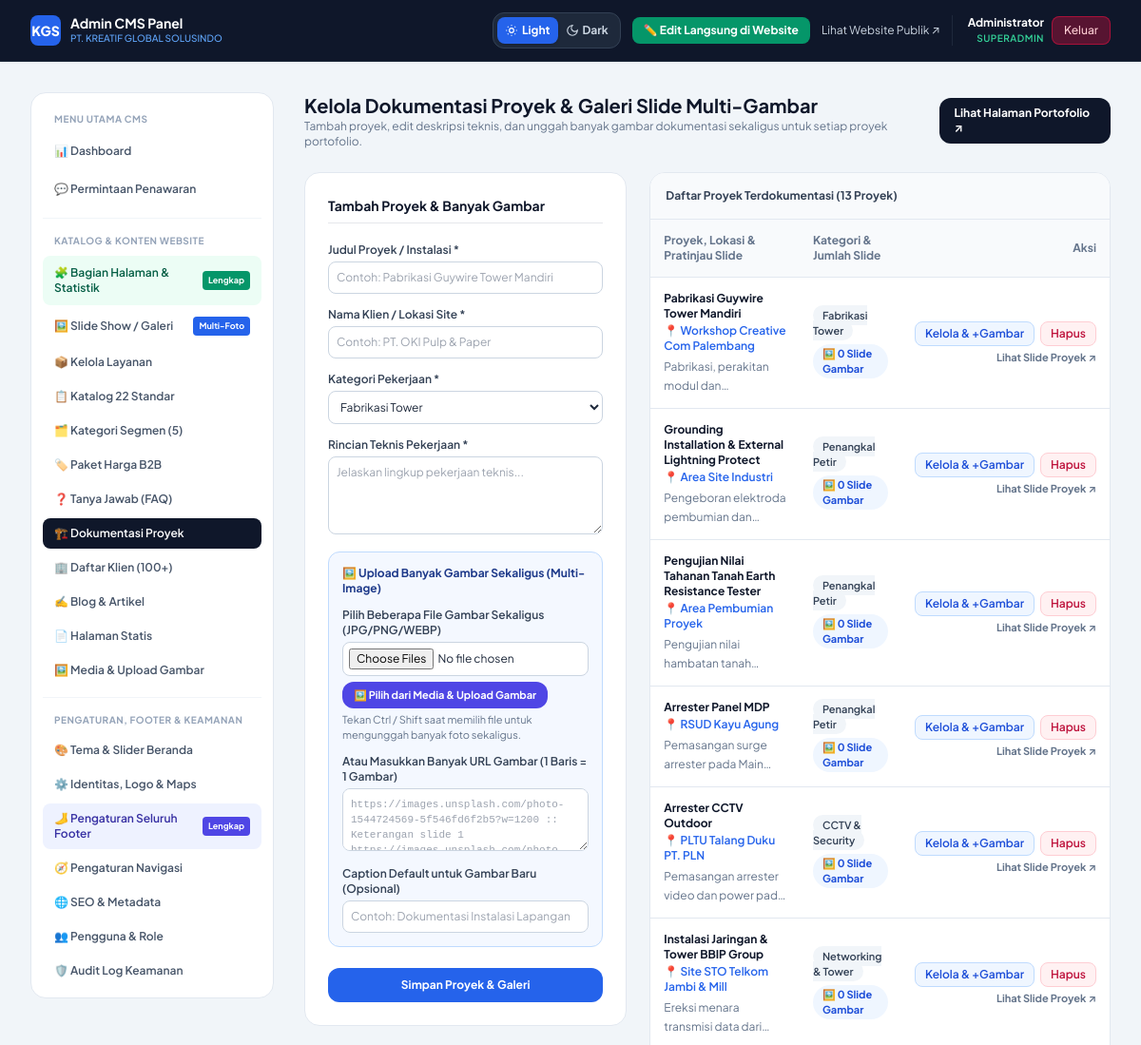
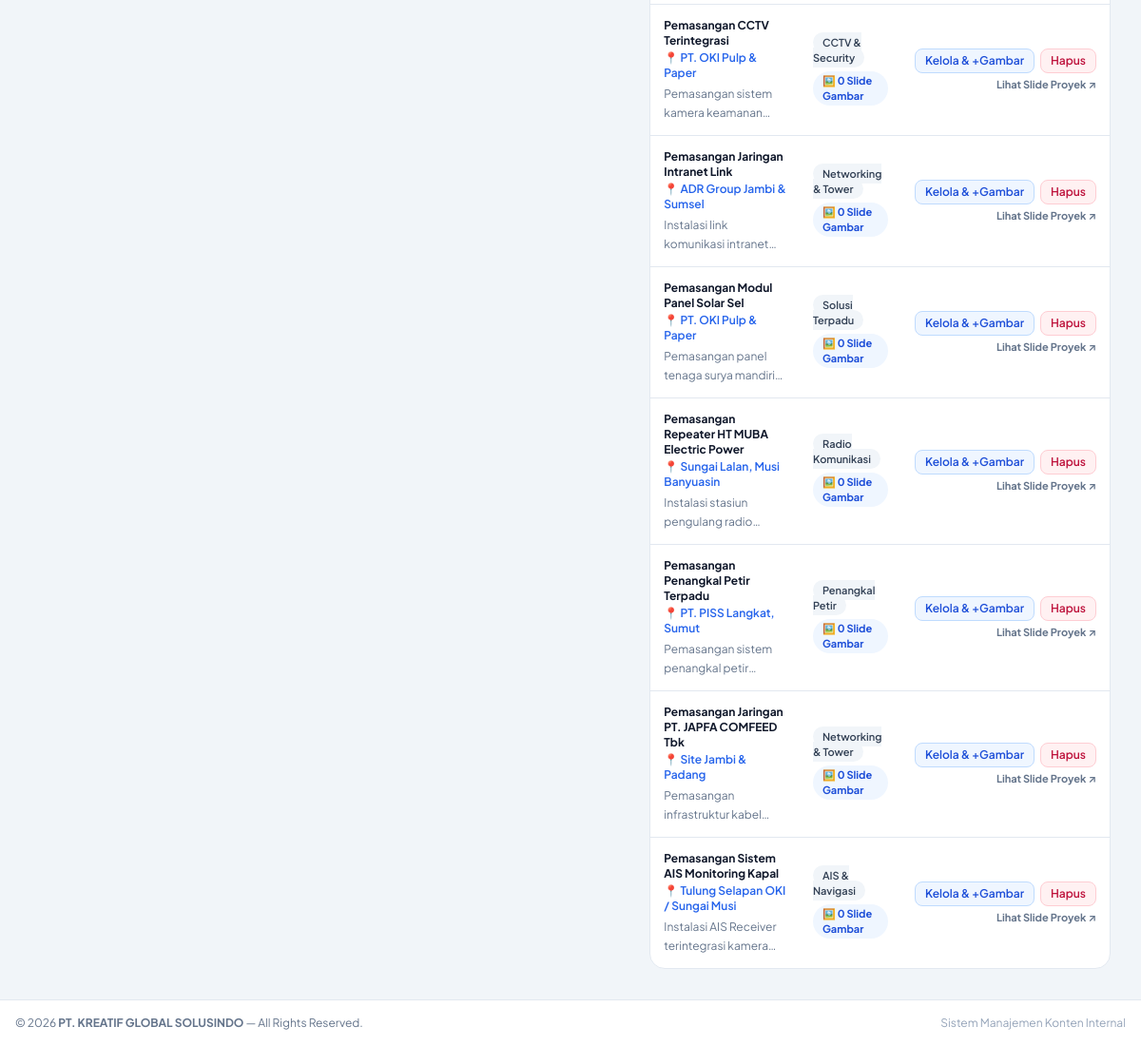
Page /admin/portfolio.php (signed in) on the committed database (2 pictures, top to bottom).
### tables this page shows
CREATE TABLE IF NOT EXISTS `site_settings` (
  `id` INT AUTO_INCREMENT PRIMARY KEY,
  `group_name` VARCHAR(50) NOT NULL DEFAULT 'general',
  `key_name` VARCHAR(60) NOT NULL UNIQUE,
  `key_value` LONGTEXT,
  `updated_at` DATETIME DEFAULT CURRENT_TIMESTAMP ON UPDATE CURRENT_TIMESTAMP
);

CREATE TABLE IF NOT EXISTS `projects` (
  `id` INT AUTO_INCREMENT PRIMARY KEY,
  `title` VARCHAR(150) NOT NULL,
  `client_or_location` VARCHAR(150) NOT NULL,
  `description` TEXT,
  `category` VARCHAR(100) NOT NULL,
  `pdf_page` INT NOT NULL DEFAULT 18,
  `image_url` VARCHAR(255) DEFAULT NULL,
  `created_at` DATETIME DEFAULT CURRENT_TIMESTAMP
);

### admin/portofolio.php (the view, shortened to what the rows shown need)
<?php
require_once __DIR__ . '/layout-header.php';
require_once __DIR__ . '/../includes/upload.php';
ensure_portfolio_images_table($pdo);
$edit_data = null;
$category_filter = $_GET['cat'] ?? '';
$projects = get_portfolio_projects($pdo, (string)$category_filter);
?>
<div class="flex flex-col sm:flex-row items-start sm:items-center justify-between gap-4">
    <div>
        <h1 class="text-xl font-bold text-slate-900">Kelola Dokumentasi Proyek &amp; Galeri Slide Multi-Gambar</h1>
    </div>
</div>
<div class="grid grid-cols-1 lg:grid-cols-12 gap-6">
    <div class="lg:col-span-5 bg-white rounded-2xl border border-slate-200 p-6 shadow-xs h-fit space-y-5">
        <div class="flex items-center justify-between pb-2 border-b">
            <h2 class="font-bold text-slate-900 text-sm">
                <?= $edit_data ? 'Edit Proyek & Tambah Banyak Gambar' : 'Tambah Proyek & Banyak Gambar' ?>
            </h2>
        </div>
    </div>
    <div class="lg:col-span-7 bg-white rounded-2xl border border-slate-200 overflow-hidden shadow-xs h-fit">
        <div class="overflow-x-auto">
            <table class="w-full text-left border-collapse text-xs">
                <thead>
                    <tr class="bg-slate-50 border-b border-slate-200 text-slate-500">
                        <th class="p-3.5">Proyek, Lokasi &amp; Pratinjau Slide</th>
                        <th class="p-3.5">Kategori &amp; Jumlah Slide</th>
                        <th class="p-3.5 text-right">Aksi</th>
                    </tr>
                </thead>
                <tbody class="divide-y divide-slate-200">
                    <?php foreach ($projects as $p):
                        $p_imgs = $p['images'] ?? [];
                    ?>
                        <tr class="hover:bg-slate-50">
                            <td class="p-3.5">
                                <div class="flex items-start gap-3">
                                    <div>
                                        <div class="font-bold text-slate-900"><?= e($p['title']) ?></div>
                                        <div class="text-blue-600 font-semibold mt-0.5">📍 <?= e($p['client_or_location']) ?></div>
                                        <p class="text-slate-500 mt-1 leading-relaxed line-clamp-2"><?= e($p['description']) ?></p>
                                    </div>
                                </div>
                            </td>
                            <td class="p-3.5 space-y-1.5">
                                <div>
                                    <span class="px-2.5 py-1 rounded-full bg-slate-100 text-slate-700 font-semibold text-[11px]">
                                        <?= e($p['category']) ?>
                                    </span>
                                </div>
                                <div>
                                    <span class="inline-flex items-center gap-1 px-2.5 py-0.5 rounded-full bg-blue-50 text-blue-700 font-bold text-[11px]">
                                        🖼️ <?= count($p_imgs) ?> Slide Gambar
                                    </span>
                                </div>
                            </td>
                            <td class="p-3.5 text-right whitespace-nowrap space-y-1">
                                <div>
                                    <a href="portofolio.php?edit_id=<?= (int)$p['id'] ?>" class="inline-block px-2.5 py-1 bg-blue-50 hover:bg-blue-100 text-blue-700 border border-blue-200 rounded-lg font-semibold mr-1">
                                        Kelola &amp; +Gambar
                                    </a>
                                    <form method="POST" class="inline" onsubmit="return confirm('Hapus dokumentasi proyek ini beserta seluruh gambarnya?');">
                                        <button type="submit" class="px-2.5 py-1 bg-rose-50 hover:bg-rose-100 text-rose-700 border border-rose-200 rounded-lg font-semibold cursor-pointer">
                                            Hapus
                                        </button>
                                    </form>
                                </div>
                                <div>
                                    <a href="../portofolio.php?id=<?= (int)$p['id'] ?>" target="_blank" class="text-[11px] font-bold text-slate-500 hover:text-blue-600">
                                        Lihat Slide Proyek &nearr;
                                    </a>
                                </div>
                            </td>
                        </tr>
                    <?php endforeach; ?>
                </tbody>
            </table>
        </div>
    </div>
</div>
<?php require_once __DIR__ . '/layout-footer.php'; ?>

### admin/layout-header.php (shortened to what the rows shown need)
<?php
require_once __DIR__ . '/../config/database.php';
$company_name = get_setting($pdo, 'company_name', 'PT. KREATIF GLOBAL SOLUSINDO');
?>
<!DOCTYPE html>
<html lang="id">
<head>
    <script src="https://cdn.tailwindcss.com"></script>
    <link rel="stylesheet" href="../assets/fonts/fonts.css">
    <link rel="stylesheet" href="../assets/css/style.css">
</head>
<body class="bg-slate-100 dark:bg-slate-950 min-h-screen flex flex-col text-slate-800 dark:text-slate-100 transition-colors duration-200">
    <header class="bg-slate-900 text-white border-b border-slate-800 sticky top-0 z-40 shadow-sm">
        <div class="max-w-7xl mx-auto px-4 sm:px-6 lg:px-8 h-16 flex items-center justify-between gap-4">
            <div class="flex items-center gap-3">
                <a href="index.php" class="flex items-center gap-2.5">
                    <div>
                        <span class="font-bold text-sm block leading-tight">Admin CMS Panel</span>
                        <span class="text-[10px] text-blue-400 font-medium block"><?= e($company_name) ?></span>
                    </div>
                </a>
            </div>
        </div>
    </header>
    <div class="max-w-7xl mx-auto px-4 sm:px-6 lg:px-8 py-8 flex-1 w-full flex flex-col md:flex-row gap-8">
        <main class="flex-1 space-y-6">

### admin/layout-footer.php (shortened to what the rows shown need)
        </main>
    </div>
    <footer class="bg-white border-t border-slate-200 py-4 mt-auto text-center text-xs text-slate-500">
        <div class="max-w-7xl mx-auto px-4 flex flex-col sm:flex-row justify-between items-center gap-2">
            <span>&copy; <?= date('Y') ?> <strong><?= e($company_name ?? 'PT. KREATIF GLOBAL SOLUSINDO') ?></strong> — All Rights Reserved.</span>
        </div>
    </footer>
</body>
</html>

### rows in the picture
site_settings: key_value "PT. KREATIF GLOBAL SOLUSINDO"
projects: title "Pabrikasi Guywire Tower Mandiri", client_or_location "Workshop Creative Com Palembang", description "Pabrikasi, perakitan modul…", category "Fabrikasi Tower", count($p_imgs) "0"
projects: title "Grounding Installation & External Lightning Protect", client_or_location "Area Site Industri", description "Pengeboran elektroda pembumian…", category "Penangkal Petir", count($p_imgs) "0"
projects: title "Pengujian Nilai Tahanan Tanah Earth Resistance Tester", client_or_location "Area Pembumian Proyek", description "Pengujian nilai hambatan…", category "Penangkal Petir", count($p_imgs) "0"
projects: title "Arrester Panel MDP", client_or_location "RSUD Kayu Agung", description "Pemasangan surge arrester pada…", category "Penangkal Petir", count($p_imgs) "0"
projects: title "Arrester CCTV Outdoor", client_or_location "PLTU Talang Duku PT. PLN", description "Pemasangan arrester video dan power…", category "CCTV & Security", count($p_imgs) "0"
projects: title "Instalasi Jaringan & Tower BBIP Group", client_or_location "Site STO Telkom Jambi & Mill", description "Ereksi menara transmisi data…", category "Networking & Tower", count($p_imgs) "0"
projects: title "Pemasangan CCTV Terintegrasi", client_or_location "PT. OKI Pulp & Paper", description "Pemasangan sistem kamera…", category "CCTV & Security", count($p_imgs) "0"
projects: title "Pemasangan Jaringan Intranet Link", client_or_location "ADR Group Jambi & Sumsel", description "Instalasi link komunikasi…", category "Networking & Tower", count($p_imgs) "0"
projects: title "Pemasangan Modul Panel Solar Sel", client_or_location "PT. OKI Pulp & Paper", description "Pemasangan panel tenaga surya…", category "Solusi Terpadu", count($p_imgs) "0"
projects: title "Pemasangan Repeater HT MUBA Electric Power", client_or_location "Sungai Lalan, Musi Banyuasin", description "Instalasi stasiun pengulang…", category "Radio Komunikasi", count($p_imgs) "0"
projects: title "Pemasangan Penangkal Petir Terpadu", client_or_location "PT. PISS Langkat, Sumut", description "Pemasangan sistem penangkal…", category "Penangkal Petir", count($p_imgs) "0"
projects: title "Pemasangan Jaringan PT. JAPFA COMFEED Tbk", client_or_location "Site Jambi & Padang", description "Pemasangan infrastruktur…", category "Networking & Tower", count($p_imgs) "0"
projects: title "Pemasangan Sistem AIS Monitoring Kapal", client_or_location "Tulung Selapan OKI / Sungai Musi", description "Instalasi AIS Receiver terintegrasi…", category "AIS & Navigasi", count($p_imgs) "0"

### other values in the picture
$admin_name "Administrator"
$admin_role "SUPERADMIN"
count($projects) "13"
form field category "Fabrikasi Tower"
